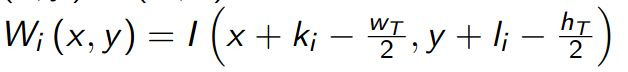
#> input picture .docimg/coords.png, 628 x 72 px
$ python imgProcessing.py .docimg/coords.png .docimg/dist.png
#> lines starting #> are read from the running program, lines starting #| are printed output that depends on the picture
from encodings import utf_8
from tarfile import ENCODING
from PIL import Image
import cv2
import numpy as np
import sys

img_path = str(sys.argv[1])
tmp_path = str(sys.argv[2])

img = Image.open(img_path)
#> img is the input picture: PIL image 628x72 RGBA; mean R, G, B, A 242.1, 242.1, 242.1, 255
tmp = Image.open(tmp_path)
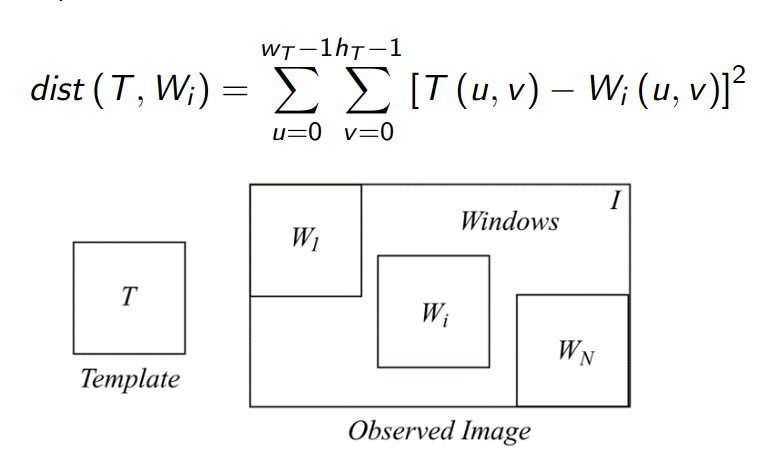
#> input picture .docimg/dist.png, 772 x 471 px
#> tmp is the input picture: PIL image 772x471 RGBA; mean R, G, B, A 247.3, 247.3, 247.3, 255
img_width, img_height = img.size
#> img_width = 628; img_height = 72
tmp_width, tmp_height = tmp.size
#> tmp_width = 772; tmp_height = 471
with open('dimensiones.txt', 'w') as fp:
    fp.write(str(img_width) + " " + str(img_height) + " ")
    fp.write(str(tmp_width) + " " + str(tmp_height))

img_array = cv2.imread(img_path, 0)
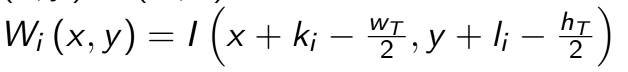
#> img_array: shape (72, 628); min 0, max 255, mean 242.1
a_file = open("imagen.txt", "w")
np.savetxt('imagen.txt',img_array,fmt='%d')
img_array = cv2.imread(tmp_path, 0)
#> img_array: shape (471, 772); min 0, max 255, mean 247.3
a_file = open("template.txt", "w")
np.savetxt('template.txt',img_array,fmt='%d')

a_file.close()
